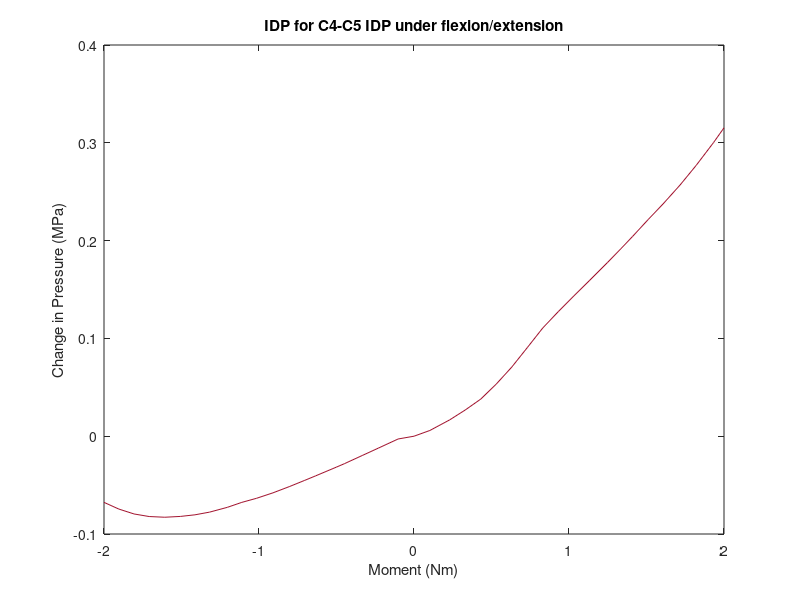

Write the MATLAB code that produced this figure. (Note: this script raises an error after producing the figure.)
%% this script plots average IDP for the c5-c6 nucleus pulposus under flexion/extension, lateral bending, and axial rotation
%model 13
%% flexion/extension (4n4p) c5-c6 Average IDP
%4n
p4n=[0.753686 0.750839 0.741455 0.734189 0.725554 0.721971 0.713174 0.708538 0.702321 0.695792 0.69022 0.686009 0.680939 0.676064 0.673307 0.671655 0.67083 0.671549 0.674167 0.679206 0.686034];
x4n=[2 2.05126 2.11533 2.16533 2.2247 2.25107 2.31707 2.35251 2.40079 2.4548 2.50774 2.55564 2.60228 2.65931 2.70659 2.75382 2.80395 2.85431 2.90296 2.95231 3];

%4p
p4p=[0.753686 0.759554 0.77043 0.780494 0.791637 0.806974 0.824351 0.844213 0.864313 0.881033 0.897016 0.912641 0.931463 0.945209 0.957965 0.975177 0.99116 1.0106 1.03075 1.05396 1.06902];
x4p=[2 2.05126 2.11533 2.16533 2.21533 2.26533 2.31533 2.36533 2.41533 2.46533 2.51533 2.56533 2.62471 2.66689 2.70517 2.75527 2.80337 2.85848 2.91062 2.96632 3];

% delta loop
for n=1:20
    p4n1(n)=[p4n(n+1)-p4n(1)];
    p4p1(n)=[p4p(n+1)-p4p(1)];
end

% zero data and join
x4n1=-2*(x4n-2);
x4p1=[(x4p-2)*2];
p4p2=[0,p4p1];
x4=[flip(x4n1(2:21)),x4p1];
p4=[flip(p4n1),p4p2];

% plot
figure(1)
f8=plot(x4,p4,'color',[0.6350, 0.0780, 0.1840]);
ylabel('Change in Pressure (MPa)')
xlabel('Moment (Nm)')
title('IDP for C4-C5 IDP under flexion/extension')
legend([f1,f2,f3,f4,f5,f6,f7,f8],'intact','model 1','model 2','model 3','model 4','model 5','model 6','model 13')
hold on

%% lateral bending (5n5p) c5-c6 Average IDP
%5n
p5n=[0.753686 0.75654 0.758795 0.760276 0.761252 0.762755 0.765318 0.767662 0.770525 0.77188 0.776561 0.780723 0.785943 0.792078 0.797291 0.802673 0.808061 0.810912 0.814533 0.818986 0.820964];
x5n=[2 2.05126 2.11533 2.16533 2.21533 2.26533 2.32471 2.36689 2.42627 2.45263 2.51864 2.55993 2.60692 2.66037 2.70735 2.75754 2.81624 2.85281 2.9034 2.9694 3];

%5p
p5p=[0.753686 0.755342 0.754564 0.752886 0.751785 0.751679 0.75237 0.753887 0.757071 0.76127 0.764978 0.76884 0.77217 0.77597 0.778034 0.782346 0.785426 0.788353 0.79055 0.793782 0.794784];
x5p=[2 2.05126 2.11533 2.16533 2.2247 2.25107 2.31707 2.35451 2.40116 2.45302 2.50151 2.55488 2.60159 2.66574 2.70148 2.76497 2.80618 2.85814 2.90512 2.97561 3];

% delta loop
for n=1:20
    p5n1(n)=[p5n(n+1)-p5n(1)];
    p5p1(n)=[p5p(n+1)-p5p(1)];
end

% zero data and join
x5n1=-2*(x5n-2);
x5p1=[(x5p-2)*2];
p5p2=[0,p5p1];
x5=[flip(x5n1(2:21)),x5p1];
p5=[flip(p5n1),p5p2];

%plot
figure(2)
d8=plot(x5,p5,'color',[0.6350, 0.0780, 0.1840]);
ylabel('Change in Pressure (MPa)')
xlabel('Moment (Nm)')
title('IDP for C4-C5 IDP under lateral bending')
legend([d1,d2,d3,d4,d5,d6,d7,d8],'intact','model 1','model 2','model 3','model 4','model 5','model 6','model 13')
hold on

%% axial rotation (6n6p) c5-c6 Average IDP
%6n
p6n=[0.753686 0.769838 0.782752 0.788818 0.79281 0.80102 0.807707 0.809814 0.821566 0.832073 0.839759 0.851976 0.873175 0.8762 0.88767 0.910419 0.913543 0.926096 0.936001 0.951747 0.959678];
x6n=[2 2.06253 2.12507 2.17135 2.21519 2.29738 2.34738 2.35988 2.41926 2.46936 2.50412 2.55762 2.64563 2.65813 2.705 2.79719 2.80969 2.86028 2.90125 2.96727 3 ];

%6p % 
p6p=[0.753686 0.755485 0.754259 0.753262 0.751167 0.749156 0.749163 0.751519 0.755642 0.761599 0.769933 0.778 0.787861 0.79549 0.812773 0.820174 0.834569 0.843716 0.860042 0.872942 0.886349];
x6p=[2 2.05126 2.11533 2.16533 2.21533 2.25361 2.30816 2.35516 2.41122 2.46102 2.51245 2.55582 2.60999 2.65082 2.73015 2.7614 2.81853 2.85329 2.91154 2.95522 3];

% delta loop
for n=1:20
    p6n1(n)=[p6n(n+1)-p6n(1)];
    p6p1(n)=[p6p(n+1)-p6p(1)];
end

% zero data and join
x6n1=-2*(x6n-2);
x6p1=[(x6p-2)*2];
p6p2=[0,p6p1];
x6=[flip(x6n1(2:21)),x6p1];
p6=[flip(p6n1),p6p2];

%plot
figure(3)
s8=plot(x6,p6,'color',[0.6350, 0.0780, 0.1840]);
ylabel('Change in Pressure (MPa)')
xlabel('Moment (Nm)')
title('IDP for C4-C5 under axial rotation')
legend([s1,s2,s3,s4,s5,s6,s7,s8],'intact','model 1','model 2','model 3','model 4','model 5','model 6','model 13')
hold on
